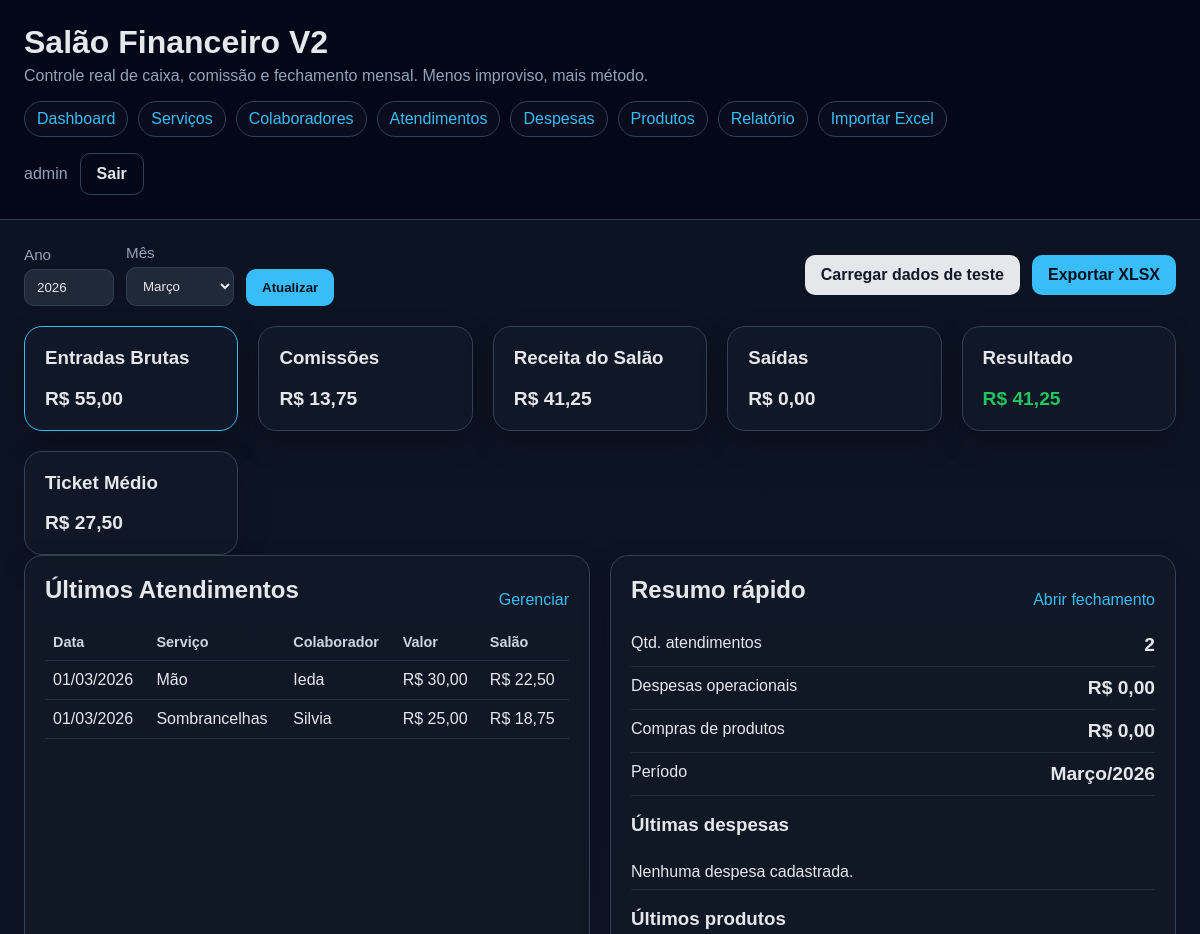
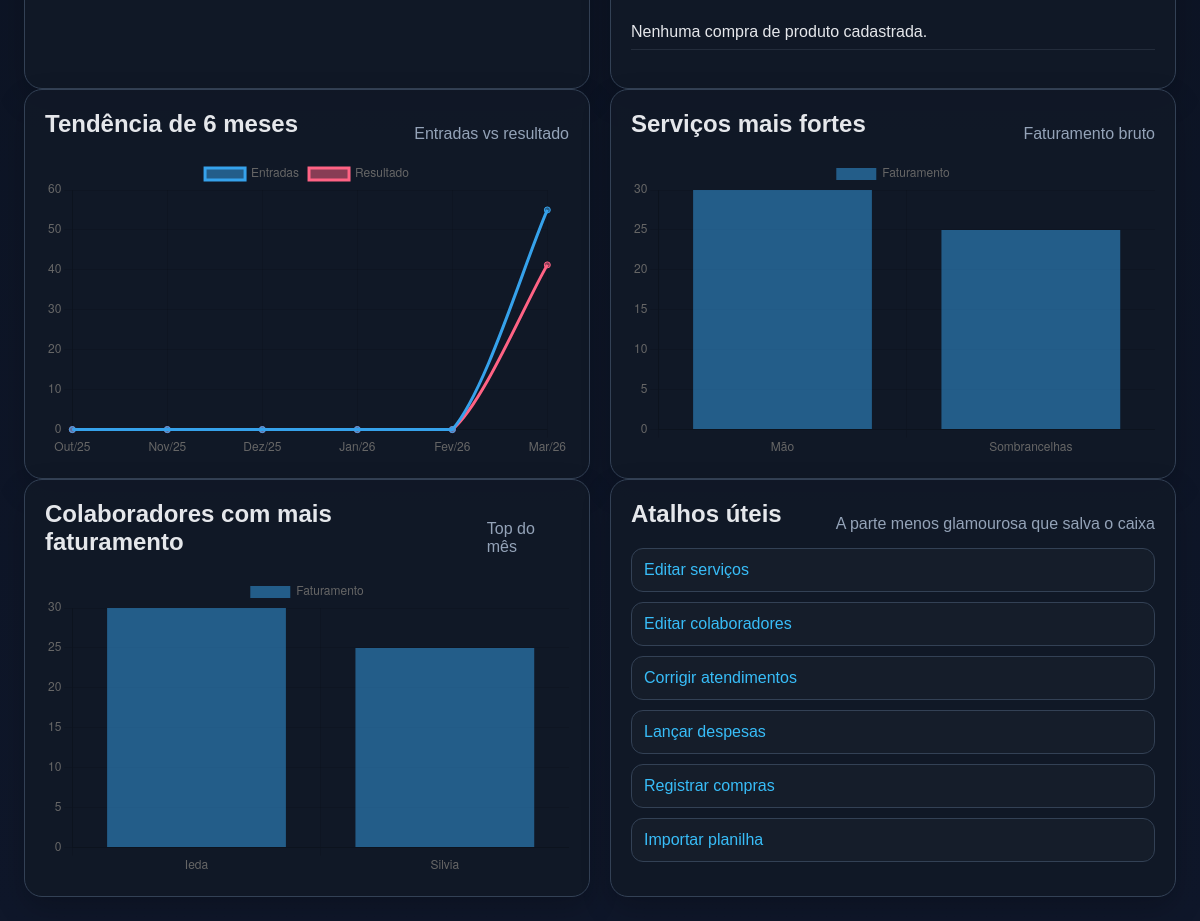
Screenshot of / (signed in) with the database file from the repository (2 pictures, top to bottom).
### app.py (models this page shows, shortened)
class User(db.Model):
    id = db.Column(db.Integer, primary_key=True)
    username = db.Column(db.String(80), nullable=False, unique=True)
    password_hash = db.Column(db.String(255), nullable=False)
    is_active = db.Column(db.Boolean, nullable=False, default=True)

class Attendance(db.Model):
    id = db.Column(db.Integer, primary_key=True)
    attendance_date = db.Column(db.Date, nullable=False)
    client_name = db.Column(db.String(120), nullable=True)
    service_id = db.Column(db.Integer, db.ForeignKey("service.id"), nullable=False)
    collaborator_id = db.Column(db.Integer, db.ForeignKey("collaborator.id"), nullable=False)
    payment_method = db.Column(db.String(40), nullable=False, default="Pix")
    amount_charged = db.Column(db.Float, nullable=False)
    commission_pct_applied = db.Column(db.Float, nullable=False, default=0.0)
    commission_amount = db.Column(db.Float, nullable=False, default=0.0)
    salon_amount = db.Column(db.Float, nullable=False, default=0.0)
    notes = db.Column(db.Text, nullable=True)
    service = db.relationship("Service", back_populates="attendances")
    collaborator = db.relationship("Collaborator", back_populates="attendances")

class Service(db.Model):
    id = db.Column(db.Integer, primary_key=True)
    name = db.Column(db.String(120), nullable=False)
    category = db.Column(db.String(80), nullable=False)
    default_price = db.Column(db.Float, nullable=False, default=0.0)
    commission_pct = db.Column(db.Float, nullable=False, default=0.0)
    active = db.Column(db.Boolean, nullable=False, default=True)
    attendances = db.relationship("Attendance", back_populates="service")

class Collaborator(db.Model):
    id = db.Column(db.Integer, primary_key=True)
    name = db.Column(db.String(120), nullable=False)
    role = db.Column(db.String(80), nullable=False)
    default_commission_pct = db.Column(db.Float, nullable=False, default=0.0)
    status = db.Column(db.String(20), nullable=False, default="Ativo")
    attendances = db.relationship("Attendance", back_populates="collaborator")

### app.py (the view)
@app.route("/")
@login_required
def index():
    year = parse_int(request.args.get("year"), date.today().year)
    month = parse_int(request.args.get("month"), date.today().month)
    summary = calculate_monthly_metrics(year, month)
    trend = calculate_recent_trend(summary["year"], summary["month"], 6)
    recent_attendances = Attendance.query.order_by(Attendance.attendance_date.desc(), Attendance.id.desc()).limit(8).all()
    recent_expenses = Expense.query.order_by(Expense.expense_date.desc(), Expense.id.desc()).limit(5).all()
    recent_products = ProductPurchase.query.order_by(ProductPurchase.purchase_date.desc(), ProductPurchase.id.desc()).limit(5).all()
    service_chart = summary["service_rank"][:6]
    collaborator_chart = summary["collaborator_rank"][:6]
    return render_template(
        "index.html",
        summary=summary,
        recent_attendances=recent_attendances,
        recent_expenses=recent_expenses,
        recent_products=recent_products,
        trend_labels=trend["labels"],
        trend_gross=trend["gross_values"],
        trend_result=trend["result_values"],
        service_labels=[row.service_name for row in service_chart],
        service_values=[float(row.gross_amount or 0) for row in service_chart],
        collaborator_labels=[row.collaborator_name for row in collaborator_chart],
        collaborator_values=[float(row.gross_amount or 0) for row in collaborator_chart],
    )

### templates/index.html (shortened to what this page needs)
{% extends "base.html" %}
{% block content %}
<section class="toolbar">
  <form method="get" class="inline-form">
    <label>Ano
      <input type="number" name="year" value="{{ summary.year }}" min="2020" max="2100">
    </label>
    <label>Mês
      <select name="month">
        {% for m in range(1, 13) %}
          <option value="{{ m }}" {% if m == summary.month %}selected{% endif %}>{{ month_names[m] }}</option>
        {% endfor %}
      </select>
    </label>
    <button type="submit">Atualizar</button>
  </form>
  <div class="actions">
    <a class="button secondary" href="{{ url_for('seed_demo') }}">Carregar dados de teste</a>
    <a class="button" href="{{ url_for('export_monthly', year=summary.year, month=summary.month) }}">Exportar XLSX</a>
  </div>
</section>
<section class="grid cards">
  <article class="card highlight">
    <h3>Entradas Brutas</h3>
    <strong>{{ summary.gross_revenue|currency_br }}</strong>
  </article>
  <article class="card">
    <h3>Comissões</h3>
    <strong>{{ summary.commissions_paid|currency_br }}</strong>
  </article>
  <article class="card">
    <h3>Receita do Salão</h3>
    <strong>{{ summary.salon_revenue|currency_br }}</strong>
  </article>
  <article class="card">
    <h3>Saídas</h3>
    <strong>{{ summary.total_outflows|currency_br }}</strong>
  </article>
  <article class="card">
    <h3>Resultado</h3>
    <strong class="{% if summary.result_month < 0 %}negative{% else %}positive{% endif %}">
      {{ summary.result_month|currency_br }}
    </strong>
  </article>
  <article class="card">
    <h3>Ticket Médio</h3>
    <strong>{{ summary.average_ticket|currency_br }}</strong>
  </article>
</section>
<section class="grid two-col">
  <article class="card">
    <div class="card-header">
      <h2>Últimos Atendimentos</h2>
      <a href="{{ url_for('attendances') }}">Gerenciar</a>
    </div>
    <div class="table-wrap">
      <table>
        <thead>
          <tr>
            <th>Data</th>
            <th>Serviço</th>
            <th>Colaborador</th>
            <th>Valor</th>
            <th>Salão</th>
          </tr>
        </thead>
        <tbody>
          {% for item in recent_attendances %}
            <tr>
              <td>{{ item.attendance_date.strftime("%d/%m/%Y") }}</td>
              <td>{{ item.service.name }}</td>
              <td>{{ item.collaborator.name }}</td>
              <td>{{ item.amount_charged|currency_br }}</td>
              <td>{{ item.salon_amount|currency_br }}</td>
            </tr>
          {% else %}
            <tr><td colspan="5">Nenhum atendimento lançado ainda.</td></tr>
          {% endfor %}
        </tbody>
      </table>
    </div>
  </article>
  <article class="card">
    <div class="card-header">
      <h2>Resumo rápido</h2>
      <a href="{{ url_for('report', year=summary.year, month=summary.month) }}">Abrir fechamento</a>
    </div>
    <ul class="summary-list">
      <li><span>Qtd. atendimentos</span> <strong>{{ summary.count_attendances }}</strong></li>
      <li><span>Despesas operacionais</span> <strong>{{ summary.operational_expenses|currency_br }}</strong></li>
      <li><span>Compras de produtos</span> <strong>{{ summary.product_costs|currency_br }}</strong></li>
      <li><span>Período</span> <strong>{{ month_names[summary.month] }}/{{ summary.year }}</strong></li>
    </ul>
    <h3>Últimas despesas</h3>
    <ul class="stack-list compact">
      {% for item in recent_expenses %}
        <li>{{ item.expense_date.strftime("%d/%m/%Y") }} — {{ item.description }} — <strong>{{ item.amount|currency_br }}</strong></li>
      {% else %}
        <li>Nenhuma despesa cadastrada.</li>
      {% endfor %}
    </ul>
    <h3>Últimos produtos</h3>
    <ul class="stack-list compact">
      {% for item in recent_products %}
        <li>{{ item.purchase_date.strftime("%d/%m/%Y") }} — {{ item.product_name }} — <strong>{{ item.total_cost|currency_br }}</strong></li>
      {% else %}
        <li>Nenhuma compra de produto cadastrada.</li>
      {% endfor %}
    </ul>
  </article>
</section>
<section class="grid two-col">
  <article class="card">
    <div class="card-header">
      <h2>Tendência de 6 meses</h2>
      <span class="muted">Entradas vs resultado</span>
    </div>
    <div class="chart-wrap">
      <canvas id="trendChart"></canvas>
    </div>
  </article>
  <article class="card">
    <div class="card-header">
      <h2>Serviços mais fortes</h2>
      <span class="muted">Faturamento bruto</span>
    </div>
    <div class="chart-wrap">
      <canvas id="serviceChart"></canvas>
    </div>
  </article>
</section>
<section class="grid two-col">
  <article class="card">
    <div class="card-header">
      <h2>Colaboradores com mais faturamento</h2>
      <span class="muted">Top do mês</span>
    </div>
    <div class="chart-wrap">
      <canvas id="collaboratorChart"></canvas>
    </div>
  </article>
  <article class="card">
    <div class="card-header">
      <h2>Atalhos úteis</h2>
      <span class="muted">A parte menos glamourosa que salva o caixa</span>
    </div>
    <div class="quick-links">
      <a class="mini-link" href="{{ url_for('services') }}">Editar serviços</a>
      <a class="mini-link" href="{{ url_for('collaborators') }}">Editar colaboradores</a>
      <a class="mini-link" href="{{ url_for('attendances') }}">Corrigir atendimentos</a>
      <a class="mini-link" href="{{ url_for('expenses') }}">Lançar despesas</a>
      <a class="mini-link" href="{{ url_for('products') }}">Registrar compras</a>
      <a class="mini-link" href="{{ url_for('import_excel') }}">Importar planilha</a>
    </div>
  </article>
</section>
{% endblock %}
{% block scripts %}
<script>
const trendLabels = {{ trend_labels|tojson }};
const trendGross = {{ trend_gross|tojson }};
const trendResult = {{ trend_result|tojson }};
const serviceLabels = {{ service_labels|tojson }};
const serviceValues = {{ service_values|tojson }};
const collaboratorLabels = {{ collaborator_labels|tojson }};
const collaboratorValues = {{ collaborator_values|tojson }};
new Chart(document.getElementById('trendChart'), {
  type: 'line',
  data: {
    labels: trendLabels,
    datasets: [
      { label: 'Entradas', data: trendGross, tension: 0.25 },
      { label: 'Resultado', data: trendResult, tension: 0.25 }
    ]
  },
  options: { responsive: true, maintainAspectRatio: false }
});
new Chart(document.getElementById('serviceChart'), {
  type: 'bar',
  data: {
    labels: serviceLabels,
    datasets: [{ label: 'Faturamento', data: serviceValues }]
  },
  options: { responsive: true, maintainAspectRatio: false }
});
new Chart(document.getElementById('collaboratorChart'), {
  type: 'bar',
  data: {
    labels: collaboratorLabels,
    datasets: [{ label: 'Faturamento', data: collaboratorValues }]
  },
  options: { responsive: true, maintainAspectRatio: false }
});
</script>
{% endblock %}

### templates/base.html (shortened to what this page needs)
<!DOCTYPE html>
<html lang="pt-BR">
<head>
  <link rel="stylesheet" href="{{ url_for('static', filename='style.css') }}">
</head>
<body>
  {% if current_user %}
  <header class="topbar">
    <div class="brand">
      <h1>Salão Financeiro V2</h1>
      <p>Controle real de caixa, comissão e fechamento mensal. Menos improviso, mais método.</p>
    </div>
    <nav class="nav">
      <a href="{{ url_for('index') }}">Dashboard</a>
      <a href="{{ url_for('services') }}">Serviços</a>
      <a href="{{ url_for('collaborators') }}">Colaboradores</a>
      <a href="{{ url_for('attendances') }}">Atendimentos</a>
      <a href="{{ url_for('expenses') }}">Despesas</a>
      <a href="{{ url_for('products') }}">Produtos</a>
      <a href="{{ url_for('report') }}">Relatório</a>
      <a href="{{ url_for('import_excel') }}">Importar Excel</a>
    </nav>
    <div class="user-chip">
      <span>{{ current_user.username }}</span>
      <a class="button ghost" href="{{ url_for('logout') }}">Sair</a>
    </div>
  </header>
  {% endif %}
  <main class="container {% if not current_user %}container-auth{% endif %}">
    {% block content %}{% endblock %}
  </main>
  {% block scripts %}{% endblock %}
</body>
</html>

### rows the page displays
User: username "admin"
Attendance: attendance_date "01/03/2026", service.name "Mão", collaborator.name "Ieda", amount_charged "R$ 30,00", salon_amount "R$ 22,50"
Attendance: attendance_date "01/03/2026", service.name "Sombrancelhas", collaborator.name "Silvia", amount_charged "R$ 25,00", salon_amount "R$ 18,75"

### other values shown
{{ summary.gross_revenue|currency_br }} "R$ 55,00"
{{ summary.commissions_paid|currency_br }} "R$ 13,75"
{{ summary.salon_revenue|currency_br }} "R$ 41,25"
{{ summary.total_outflows|currency_br }} "R$ 0,00"
{{ summary.result_month|currency_br }} "R$ 41,25"
{{ summary.average_ticket|currency_br }} "R$ 27,50"
{{ summary.count_attendances }} "2"
{{ summary.operational_expenses|currency_br }} "R$ 0,00"
{{ summary.product_costs|currency_br }} "R$ 0,00"
{{ month_names[summary.month] }} "Março"
{{ summary.year }} "2026"
form field month "Março"
chart data {{ trend_gross|tojson }} [0, 0, 0, 0, 0, 55.0]
chart data {{ trend_result|tojson }} [0, 0, 0, 0, 0, 41.25]
